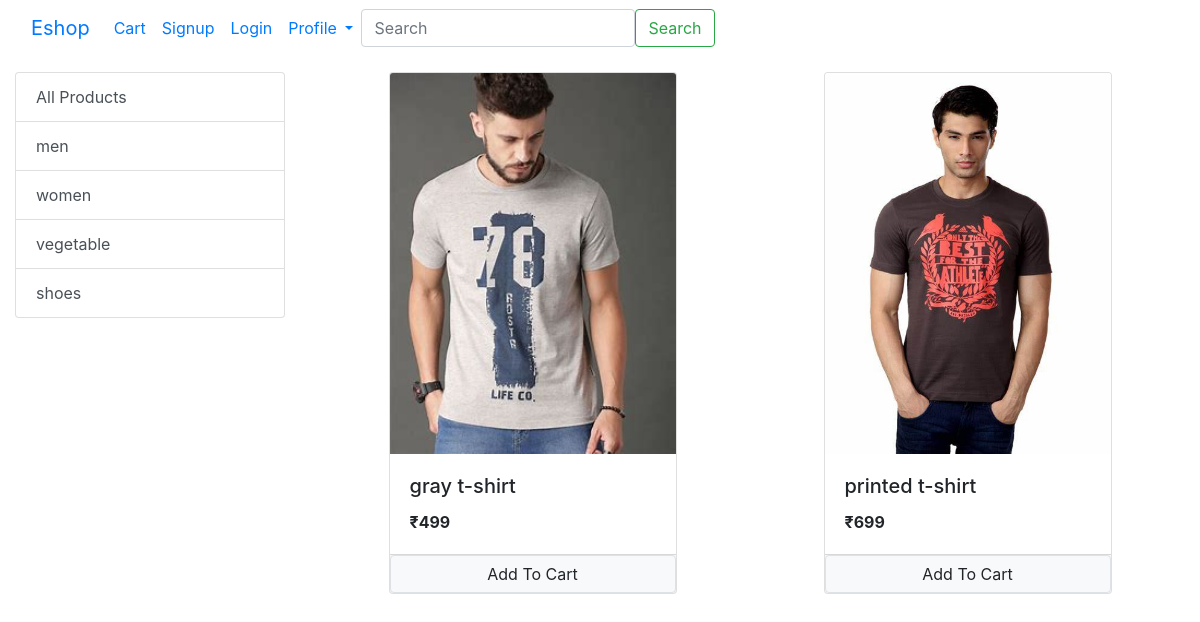
Screenshot of /?category=3 with the database file from the repository.
### store/models/category.py (models this page shows, shortened)
class Category(models.Model):
    name=models.CharField(max_length=50)
    @staticmethod
    def get_all_category():
        return Category.objects.all()

### store/models/product.py (models this page shows, shortened)
class Product(models.Model):
    name=models.CharField(max_length=50)
    prise=models.IntegerField(default=0)
    description=models.CharField(max_length=50,default="",null=True,blank=True)
    image=models.ImageField(upload_to="upload/prod")
    category=models.ForeignKey(Category,on_delete=models.CASCADE,default=1)
    @staticmethod
    def get_all_products_by_category_id(category_id):
        if category_id:
            return Product.objects.filter(category=category_id)
        else:
            return Product.get_all_products()

### store/views/home.py (the view, shortened to what this page needs)
# urls.py: path('',Index.as_view(),name='homepage'),
class Index(View):
    def get(self,request):
        cart=request.session.get('cart')
        if not cart:
            request.session['cart']={}
        prod = None
        categ= Category.get_all_category()
        categoryID= request.GET.get('category')
        if categoryID:
            prod=Product.get_all_products_by_category_id(categoryID)
        else:
            prod=Product.get_all_products()
        data={}
        data['prod'] = prod
        data['categ']= categ
        return render(request,"index.html",data)

### store/templatetags/cart.py (called while the page is built)
@register.filter(name='is_in_cart')
def is_in_cart(product,cart):
    keys=cart.keys()
    for id in keys:
        if int(id) == product.id:
            return True
    return False

### store/templatetags/custom_filter.py (called while the page is built)
@register.filter(name='currency')
def currency(number):
    return "₹" +str(number)

### store/templates/index.html (shortened to what this page needs)
{% extends "base.html"%}
{% block content %}
{% load cart %}
{% load custom_filter%}
<div class="container-fluid mt-3">
<div class="row">
  <div class="col-lg-3 mx-auto">
    <div class="list-group">
      <a href="/" class="list-group-item list-group-item-action ">All Products</a>
      {% for category in categ %}
      <a href="/?category={{category.id}}" class="list-group-item list-group-item-action ">{{category.name}}</a>
      {% endfor %}
    </div>
  </div>
  <div class="col-lg-9 mx-auto" id="product">
    <div class="row mx-auto" >
      {% for product in prod %}
      <div class="card mx-auto mb-3" id={{product.id}} style="width: 18rem;">
          <img src="{{product.image.url}}" class="card-img-top" alt="...">
          <div class="card-body">
              <h5 class="card-title">{{product.name}}</h5>
              <p class="card-text"><b>{{product.prise|currency}}</b></p>
          </div>
          <div class="card-footer p-0  no-gutters">
            {% if product|is_in_cart:request.session.cart %}
            <div class="row no-gutters" >
              <form action="/#{{product.id}}" class="col-2" method="post">
                {% csrf_token %}
                <input hidden type="text" name="product" value="{{product.id}}">
                <input hidden type="text" name="remove" value="True">
                <input type="submit" value="-" class=" btn btn-block btn-secondary">
              </form>
              <div class="text-center-col">{{product|cart_quantity:request.session.cart}} in cart</div>
              <form action="/#{{product.id}}" class="col-2" method="post">
                {% csrf_token %}
                <input hidden type="text" name="product" value="{{product.id}}">
                <input type="submit" value="+" class=" btn btn-block btn-secondary">
              </form>
            </div>
            {% else %}
            <form action="/#{{product.id}}" method="post" class="btn-block">
              <input type="submit" class="float-right btn btn-light border form-control" value="Add To Cart">
            </form>
            {% endif %}
          </div>
      </div>
      {% endfor%}
  </div>
  </div>
</div>
</div>
{% endblock %}

### rows the page displays
Category: name "men"
Category: name "women"
Category: name "vegetable"
Category: name "shoes"
Product: image (picture), name "gray t-shirt", prise "₹499"
Product: image (picture), name "printed t-shirt", prise "₹699"
